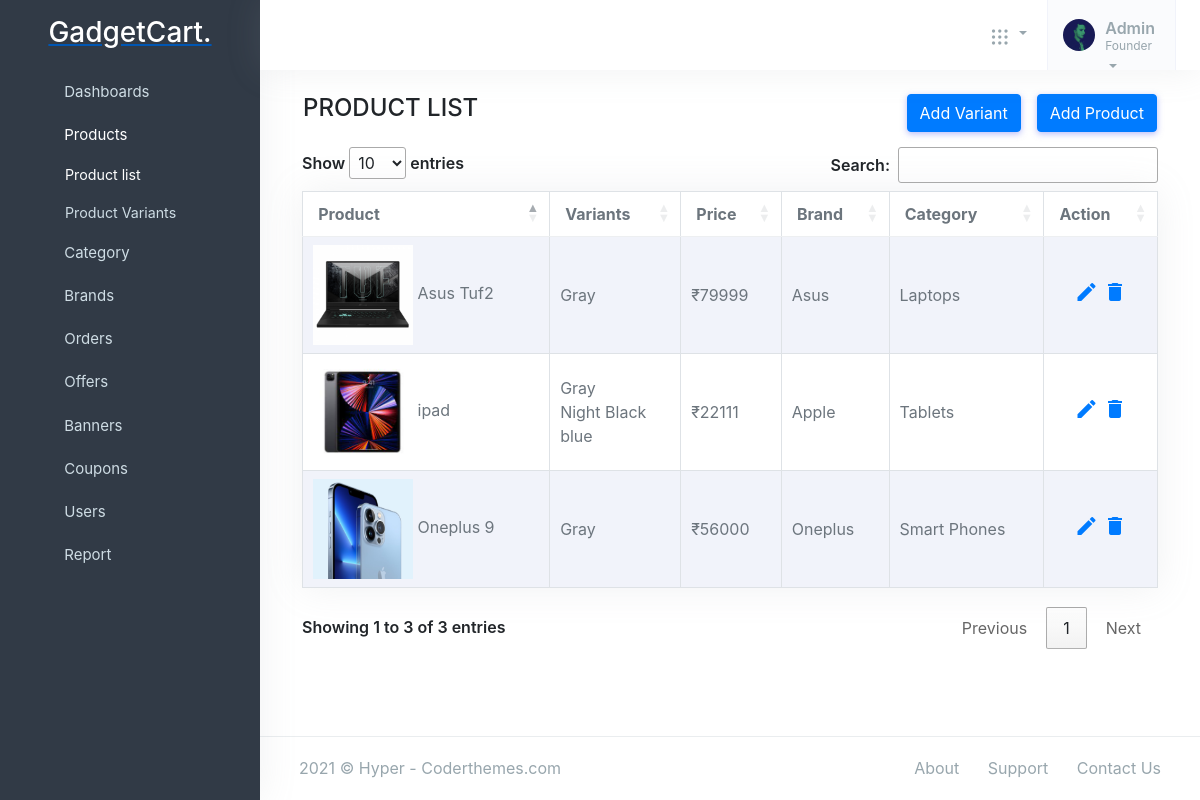
Page /adminpanel/productlist/ on the earlier database version.
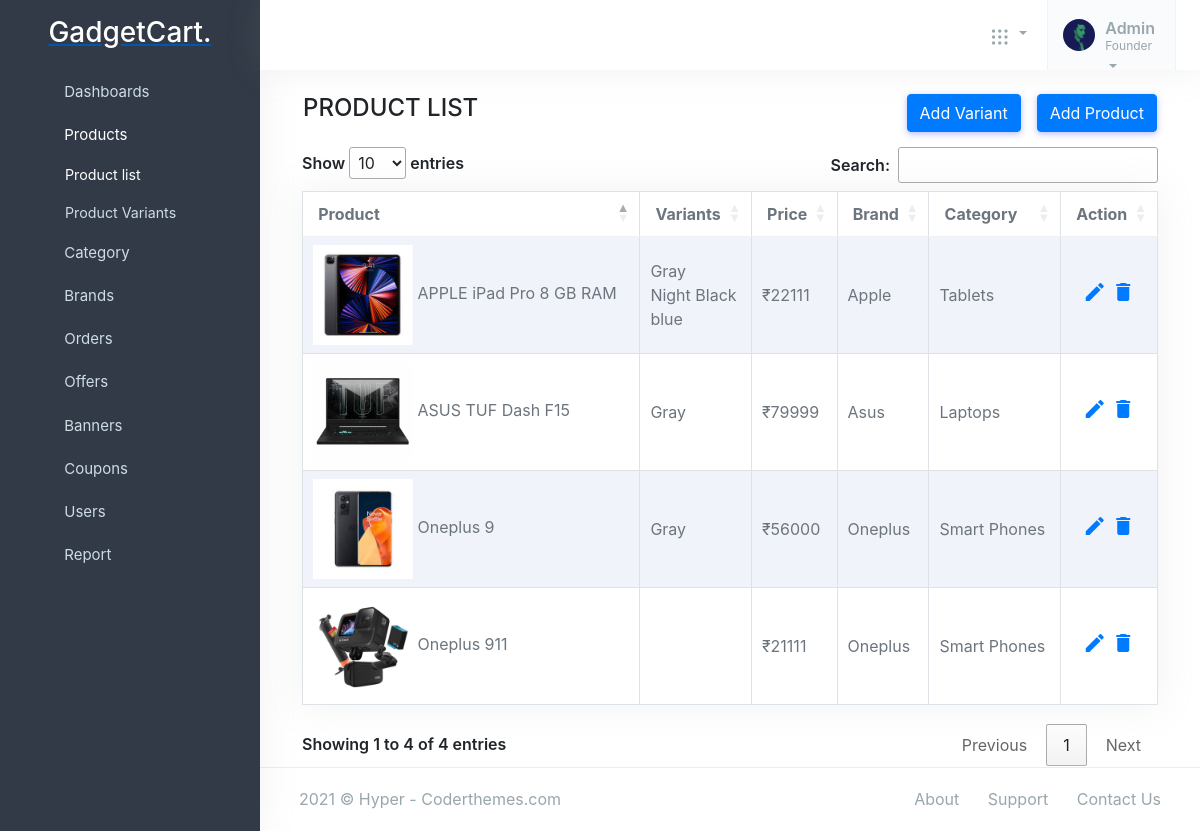
Same page on the later database version.
### store/models.py (models this page shows, shortened)
class Product(models.Model):
    product_name  = models.CharField(max_length=200, unique=True)
    slug          = models.SlugField(max_length=200, unique=True)
    description   = models.TextField(max_length=500, blank=True)
    price         = models.IntegerField()
    image1        = models.ImageField(upload_to='photos/products')
    image2        = models.ImageField(upload_to='photos/products')
    image3        = models.ImageField(upload_to='photos/products')
    stock         = models.IntegerField()
    is_available  = models.BooleanField(default=True)
    brand         = models.ForeignKey(Brand, on_delete=models.CASCADE)
    category      = models.ForeignKey(Category, on_delete=models.CASCADE)
    created_date  = models.DateTimeField(auto_now_add=True)
    modified_date = models.DateTimeField(auto_now=True)

class Variation(models.Model):
    product             = models.ForeignKey(Product, on_delete=models.CASCADE)
    variation_category  = models.CharField(max_length=100, choices=variation_category_choices)
    variation_value     = models.CharField(max_length=100)
    is_active           = models.BooleanField(default=True)
    created_date        = models.DateTimeField(auto_now=True)
    objects = VariationManager()
    def __str__(self):
        return self.variation_value

### brand/models.py (models this page shows, shortened)
class Brand(models.Model):
    brand_name = models.CharField(max_length = 50, unique = True)
    slug = models.SlugField(max_length = 100, unique = True)
    description = models.TextField(max_length = 255, blank = True)
    brand_image = models.ImageField(upload_to = 'photots/brands', blank = True)
    def __str__(self):
        return self.brand_name

### category/models.py (models this page shows, shortened)
class Category(models.Model):
    category_name = models.CharField(max_length = 50, unique = True)
    slug = models.SlugField(max_length = 100, unique = True)
    description = models.TextField(max_length = 255, blank = True)
    cat_image = models.ImageField(upload_to = 'photots/categories', blank = True)
    class Meta:
        verbose_name = 'category'
        verbose_name_plural = 'categories'
    def __str__(self):
        return self.category_name

### adminpanel/views.py (the view)
# urls.py: path('productlist/', views.productlist, name="productlist"),
def productlist(request):
    products = Product.objects.all().filter(is_available=True).order_by('id')
    context = {
        'products' : products,
    }
    return render(request, 'adminpanel/productlist.html',context)

### brand/context_processors.py (called while the page is built)
def menulinks(request):
    links = Brand.objects.all()
    return dict(link=links)

### carts/context_processors.py (called while the page is built, shortened)
def counter(request):
    cart_count = 0
    if 'admin' in request.path:
        return {}
    return dict(cart_count=cart_count)

### category/context_processors.py (called while the page is built)
def menu_links(request):
    links = Category.objects.all()
    return dict(links=links)

### templates/adminpanel/productlist.html (shortened to what this page needs)
{% extends 'adminpanel/base.html' %}
{% load static %}
{% block content %}
<div class="container">
    <div class="row">
        <div class="col">
            <h4 class="ml-3 mt-4 mb-4">PRODUCT LIST</h4>
        </div>
        <div class="col">
            <a href="{% url 'productadd' %}" type="button" class="btn btn-primary mt-4 mr-3 float-right">Add Product</a>
            <a href="{% url 'variantadd' %}" type="button" class="btn btn-primary mt-4 mr-3 float-right">Add Variant</a>
        </div>
    </div>
    <div class="col-12" id="tables">
        <table class="table table-striped table-bordered table-hover bg-white bg-body shadow" id="myTable">
            <thead>
                <tr>
                    <th>Product</th>
                    <th>Variants</th>
                    <th>Price</th>
                    <th>Brand</th>
                    <th>Category</th>
                    <th>Action</th>
                </tr>
            </thead>
            <tbody>
                {% for product in products %}
                <tr>
                    <td class="table-user">
                        <img src="{{ product.image1.url }}" alt="table-user" />
                        {{ product.product_name }}
                    </td>
                    <td class="align-middle">
                        {% for i in product.variation_set.all %}
                        {{ i }} <br>
                        {% endfor %}
                    </td>
                    <td class="align-middle">₹{{ product.price }}</td>
                    <td class="align-middle">{{ product.brand }}</td>
                    <td class="align-middle">{{ product.category }}</td>
                    <td class="table-action align-middle">
                        <center>
                            <a href="{% url 'productedit' product.id %}"><span class="material-icons">edit</span></a>
                            <a href="{% url 'productdelete' product.id %}" onclick="deleteItems(event)"><span
                                    class="material-icons">delete</span></a>
                        </center>
                    </td>
                </tr>
                {% endfor %}
            </tbody>
        </table>
    </div>
</div>
<footer class="footer">
    <div class="container-fluid">
        <div class="row">
            <div class="col-md-6">
                <script>document.write(new Date().getFullYear())</script> © Hyper - Coderthemes.com
            </div>
            <div class="col-md-6">
                <div class="text-md-end footer-links d-none d-md-block">
                    <a href="javascript: void(0);">About</a>
                    <a href="javascript: void(0);">Support</a>
                    <a href="javascript: void(0);">Contact Us</a>
                </div>
            </div>
        </div>
    </div>
</footer>
{% endblock %}

Differences in the rows shown:
changed Product "Apple": product_name "ipad" → "APPLE iPad Pro 8 GB RAM"
changed Product "Oneplus 9": image1: a different picture
changed Product "Asus": product_name "Asus Tuf2" → "ASUS TUF Dash F15"
added Product: image1 (picture), product_name "Oneplus 911", price "21111", brand "Oneplus", category "Smart Phones"
Other differences:
text written by a page script: "Show entries Search: Showing 1 to 3 of 3 entries Previous 1 Next" → "Show entries Search: Showing 1 to 4 of 4 entries Previous 1 Next"
